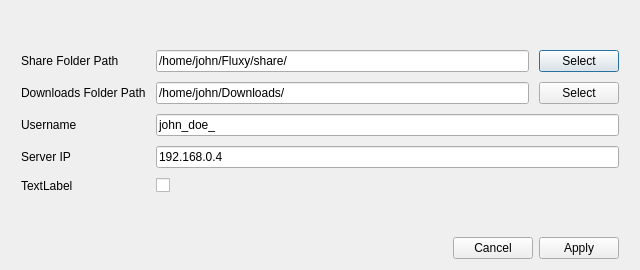
<?xml version="1.0" encoding="UTF-8"?>
<ui version="4.0">
 <class>Dialog</class>
 <widget class="QDialog" name="Dialog">
  <property name="geometry">
   <rect>
    <x>0</x>
    <y>0</y>
    <width>640</width>
    <height>270</height>
   </rect>
  </property>
  <property name="windowTitle">
   <string>Settings</string>
  </property>
  <layout class="QVBoxLayout" name="verticalLayout_2">
   <item>
    <layout class="QVBoxLayout" name="verticalLayout">
     <property name="leftMargin">
      <number>10</number>
     </property>
     <property name="rightMargin">
      <number>10</number>
     </property>
     <item>
      <layout class="QFormLayout" name="formLayout">
       <property name="formAlignment">
        <set>Qt::AlignLeading|Qt::AlignLeft|Qt::AlignVCenter</set>
       </property>
       <property name="horizontalSpacing">
        <number>10</number>
       </property>
       <property name="verticalSpacing">
        <number>10</number>
       </property>
       <item row="0" column="0">
        <widget class="QLabel" name="label">
         <property name="text">
          <string>Share Folder Path</string>
         </property>
         <property name="margin">
          <number>0</number>
         </property>
        </widget>
       </item>
       <item row="0" column="1">
        <layout class="QHBoxLayout" name="horizontalLayout">
         <item>
          <widget class="QLineEdit" name="lineEdit">
           <property name="text">
            <string>/home/john/Fluxy/share/</string>
           </property>
          </widget>
         </item>
         <item>
          <widget class="QPushButton" name="pushButton">
           <property name="text">
            <string>Select</string>
           </property>
          </widget>
         </item>
        </layout>
       </item>
       <item row="1" column="0">
        <widget class="QLabel" name="label_2">
         <property name="text">
          <string>Downloads Folder Path</string>
         </property>
         <property name="margin">
          <number>0</number>
         </property>
        </widget>
       </item>
       <item row="1" column="1">
        <layout class="QHBoxLayout" name="horizontalLayout_2">
         <item>
          <widget class="QLineEdit" name="lineEdit_2">
           <property name="text">
            <string>/home/john/Downloads/</string>
           </property>
          </widget>
         </item>
         <item>
          <widget class="QPushButton" name="pushButton_2">
           <property name="text">
            <string>Select</string>
           </property>
          </widget>
         </item>
        </layout>
       </item>
       <item row="2" column="0">
        <widget class="QLabel" name="label_3">
         <property name="text">
          <string>Username</string>
         </property>
         <property name="margin">
          <number>0</number>
         </property>
        </widget>
       </item>
       <item row="2" column="1">
        <widget class="QLineEdit" name="lineEdit_3">
         <property name="text">
          <string>john_doe_</string>
         </property>
        </widget>
       </item>
       <item row="3" column="1">
        <widget class="QLineEdit" name="lineEdit_4">
         <property name="text">
          <string>192.168.0.4</string>
         </property>
        </widget>
       </item>
       <item row="3" column="0">
        <widget class="QLabel" name="label_4">
         <property name="text">
          <string>Server IP</string>
         </property>
         <property name="margin">
          <number>0</number>
         </property>
        </widget>
       </item>
       <item row="4" column="0">
        <widget class="QLabel" name="label_5">
         <property name="text">
          <string>TextLabel</string>
         </property>
         <property name="margin">
          <number>0</number>
         </property>
        </widget>
       </item>
       <item row="4" column="1">
        <widget class="QCheckBox" name="checkBox">
         <property name="text">
          <string/>
         </property>
        </widget>
       </item>
      </layout>
     </item>
     <item>
      <layout class="QHBoxLayout" name="horizontalLayout_3">
       <item>
        <spacer name="horizontalSpacer">
         <property name="orientation">
          <enum>Qt::Horizontal</enum>
         </property>
         <property name="sizeHint" stdset="0">
          <size>
           <width>40</width>
           <height>20</height>
          </size>
         </property>
        </spacer>
       </item>
       <item>
        <widget class="QPushButton" name="pushButton_4">
         <property name="text">
          <string>Cancel</string>
         </property>
        </widget>
       </item>
       <item>
        <widget class="QPushButton" name="pushButton_3">
         <property name="text">
          <string>Apply</string>
         </property>
        </widget>
       </item>
      </layout>
     </item>
    </layout>
   </item>
  </layout>
 </widget>
 <resources/>
 <connections/>
</ui>
